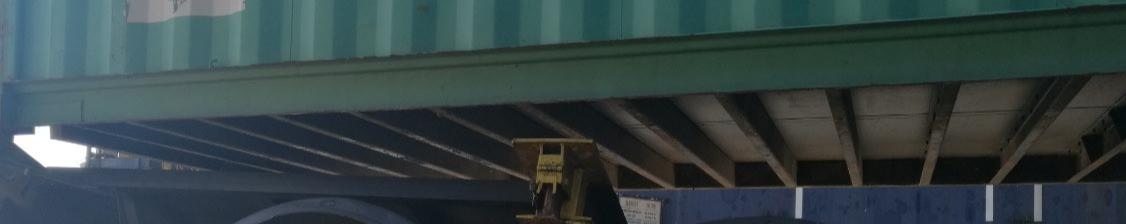
//> input picture houghline处理结果/3.jpg, 1126 x 224 px
$ ./houghlines备份   (built with g++ and OpenCV 4)
//> lines starting //> are read from the running program, lines starting //| are printed output that depends on the picture
//-----------------------------------【头文件包含部分】---------------------------------------
//		描述：包含程序所依赖的头文件
//----------------------------------------------------------------------------------------------
#include <opencv2/opencv.hpp>
#include <opencv2/imgproc/imgproc.hpp>
#include<iostream>
using namespace std;
#include <vector>
//-----------------------------------【命名空间声明部分】---------------------------------------
//		描述：包含程序所使用的命名空间
//-----------------------------------------------------------------------------------------------
using namespace cv;
//-----------------------------------【main( )函数】--------------------------------------------
//		描述：控制台应用程序的入口函数，我们的程序从这里开始
//-----------------------------------------------------------------------------------------------
int main()
{
	//【1】载入原始图和Mat变量定义
	Mat srcImage = imread("3.jpg");  //工程目录下应该有一张名为1.jpg的素材图
//> srcImage is the input picture: 224 rows x 1126 cols, CV_8UC3; mean B, G, R 68.8, 67.7, 53.3
	Mat midImage, dstImage;//临时变量和目标图的定义

						   //【2】进行边缘检测和转化为灰度图
	Canny(srcImage, midImage, 50, 200, 3);//进行一此canny边缘检测
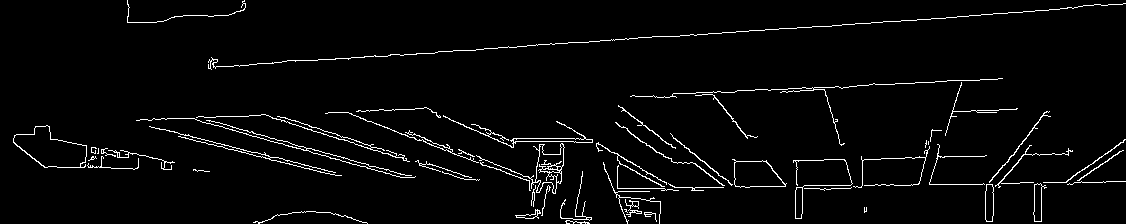
//> midImage: 224 rows x 1126 cols, CV_8UC1; 3.2% white in thin lines or dots
	cvtColor(midImage, dstImage, CV_GRAY2BGR);//转化边缘检测后的图为灰度图
//> dstImage: 224 rows x 1126 cols, CV_8UC3; 3.2% white in thin lines or dots

											  //【3】进行霍夫线变换
	vector<Vec2f> lines;//定义一个矢量结构lines用于存放得到的线段矢量集合
	HoughLines(midImage, lines, 1, CV_PI / 180, 150, 0, 0);
//> lines = 6 lines (rho, theta): [82, 1.5], [130, 1.52], [199, 1.55], [174, 1.55], [27, 1.88], [86, 1.82]

	//【4】依次在图中绘制出每条线段
	for (size_t i = 0; i < lines.size(); i++)
	{
		float rho = lines[i][0], theta = lines[i][1];
		Point pt1, pt2;
		double a = cos(theta), b = sin(theta);
		double x0 = a*rho, y0 = b*rho;
		pt1.x = cvRound(x0 + 1000 * (-b));
		pt1.y = cvRound(y0 + 1000 * (a));
		pt2.x = cvRound(x0 - 1000 * (-b));
		pt2.y = cvRound(y0 - 1000 * (a));
		line(dstImage, pt1, pt2, Scalar(55, 100, 195), 1, CV_AA);
	}
//> this loop made 6 passes
//> (rho, theta, a, b, x0, y0) on passes 1 to 6: (82, 1.5, 0.0698, 0.998, 5.72, 81.8), (130, 1.52, 0.0523, 0.999, 6.8, 129.8), (199, 1.55, 0.0175, 1, 3.47, 199), (174, 1.55, 0.0175, 1, 3.04, 174), (27, 1.88, -0.309, 0.951, -8.34, 25.68), (86, 1.82, -0.242, 0.97, -20.81, 83.45)
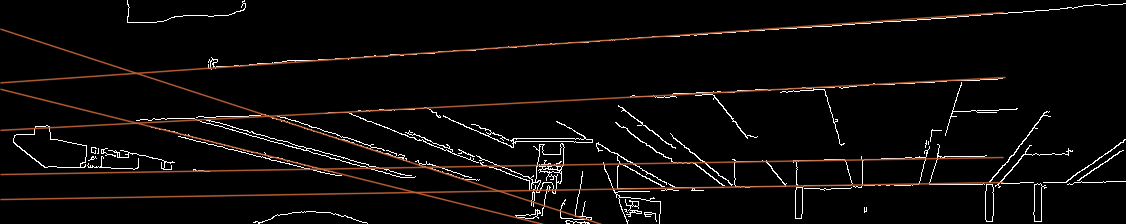
//> dstImage: 224 rows x 1126 cols, CV_8UC3; mean B, G, R 8.4, 9.6, 12.3


	imshow("【原始图】", srcImage);
	imwrite("srcImage.jpg", srcImage);
	//【6】边缘检测后的图
	imshow("【边缘检测后的图】", midImage);
	imwrite("midImage.jpg", midImage);

	//【7】显示效果图
	imshow("【效果图】", dstImage);
	imwrite("dstImage.jpg", dstImage);


	waitKey(0);

	return 0;
}
